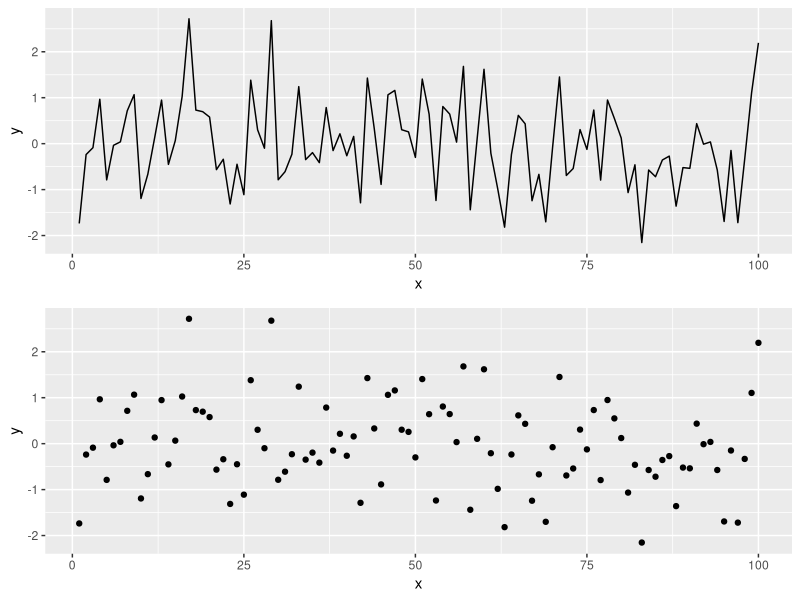

Generate this figure with R:
## ---- chunk 1
knitr::opts_chunk$set(echo = TRUE, 
                      fig.height = 8, 
                      fig.width = 8,
                      fig.align = "centre")
## ---- chunk 2
library(tidyverse)
library(gridExtra)
## ---- chunk 3
# Simulating data according to a normal distribution

x <- seq(1:100)
y <- rnorm(100)  # Generating data form a normal distribution with mean 0 and variance  1

data <- data.frame(x = x, y = y )    # Creating a data frame

p1 <- ggplot(data, aes(x = x, y = y)) +
   geom_line()

p2 <- ggplot(data, aes(x = x, y = y)) +
   geom_point()

grid.arrange(p1, p2)
